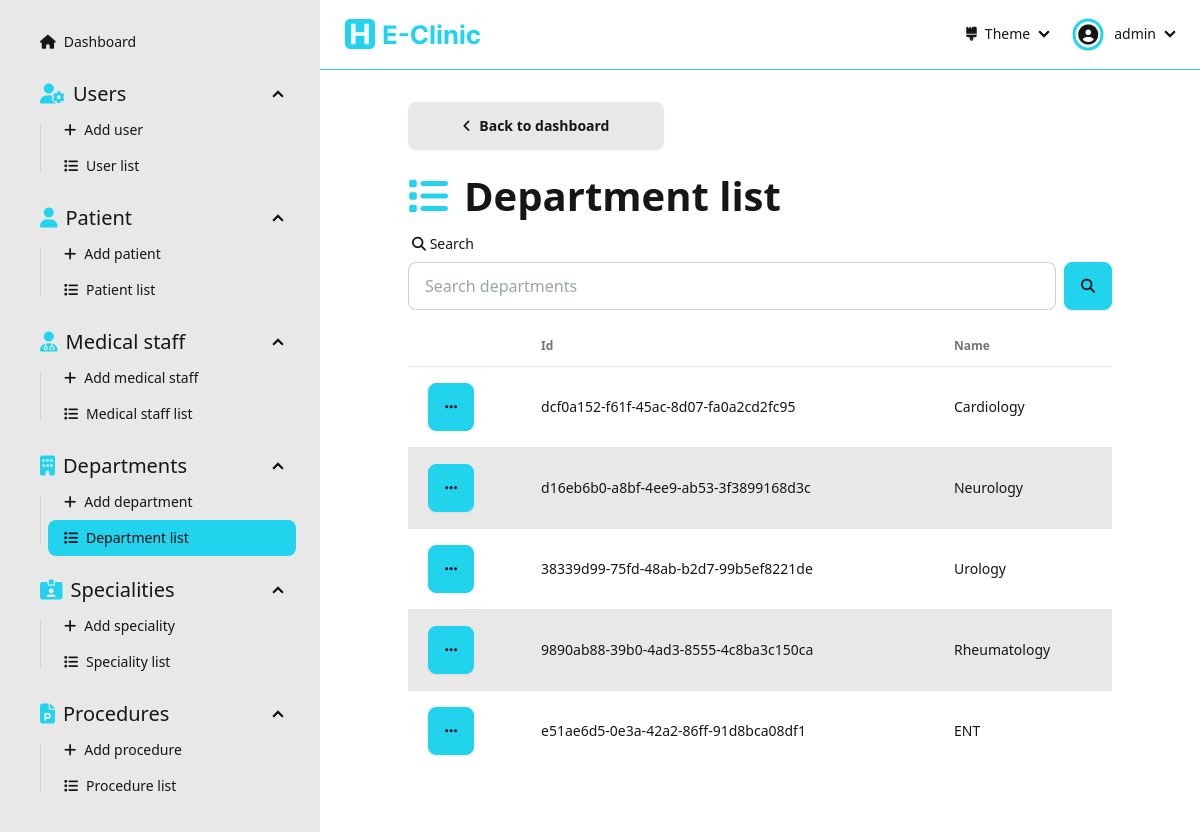
/dashboard/departments/ (signed in), run on the app's committed database.
### Dashboard/models.py (models this page shows, shortened)
class Department(models.Model):
  id = models.UUIDField(primary_key=True, default=uuid.uuid4, editable=False)
  name = models.CharField(max_length=256, null=False, unique=True)

### Dashboard/views/department.py (the view)
# urls.py: path('dashboard/departments/', department.departmentList, name='department-list'),
@login_required(login_url='sign-in')
def departmentList(request: HttpRequest):
  form = SearchForm(request.GET)
  departments = []
  if form.is_valid():
    search = form.cleaned_data['search']
    departments = Department.objects.filter(
      Q(id__icontains=search) |
      Q(name__icontains=search)
    )
  else:
    departments = Department.objects.all()
  context = { 'departments': departments, 'form': form }
  return render(request, 'pages/department/department-list.html', context=context)

### Dashboard/forms.py
class SearchForm(forms.Form):
  search  = forms.CharField(required=False)

### Dashboard/templates/pages/department/department-list.html (shortened to what this page needs)
{% extends "layouts/dashboard.html" %}
{% load static %}
{% load widget_tweaks %}
{% block dashboard_content %}
  <div class="flex flex-1 flex-col items-center pb-[5rem]">
    <div class="flex flex-1 flex-col max-w-[90%] lg:max-w-[80%] justify-start w-full">
      <div class="flex mb-[1rem]">
        <a class="btn btn-wide" href="{% url "dashboard" %}"><i class="fas fa-angle-left"></i>Back to dashboard</a>
      </div>
      <div class="text-[30pt] font-bold"><i class="fas fa-list text-primary mr-[1rem]"></i>Department list</div>
      <form action="" method="get" class="mb-[1rem]">
        <label class="form-control w-full">
          <div class="label">
            <span class="label-text"><i class="fas fa-search"></i> Search</span>
          </div>
          <div class="flex">
            {% render_field form.search placeholder="Search departments" type="text" class+="input input-bordered w-full" %}
            <button class="btn btn-primary ml-[0.5rem]"><i class="fas fa-search"></i></button>
          </div>
        </label>
      </form>
      {% if departments.count > 0 %}
      <div class="overflow-x-auto flex-1 flex items-start">
        <table class="table table-pin-rows table-pin-cols table-zebra">
          <thead>
            <tr>
              <td></td>
              <td>Id</td>
              <td>Name</td>
            </tr>
          </thead>
          <tbody>
            {% for department in departments %}
              <tr>
                <td>
                  <div class="dropdown">
                    <div tabindex="0" role="button" class="btn btn-primary m-1"><i class="fas fa-ellipsis"></i></div>
                  </div>
                </td>
                <td>{{department.id}}</td>
                <td>{{department.name}}</td>
              </tr>
            {% endfor %}
          </tbody>
        </table>
      </div>
      {% else %}
        <div class="flex flex-1 flex-col justify-center items-center h-full w-full">
          <img class="h-[30%]" src="{% static "assets/empty-list.svg" %}" alt="empty-list">
          <div class="text-[20pt]">The list is empty</div>
        </div>
      {% endif %}
    </div>
  </div>
{% endblock dashboard_content %}

### Dashboard/templates/components/navbar-dashboard.html (shortened to what this page needs)
{% load static %}
<div class="navbar bg-base-100 border-b-primary border-b-[1px] mb-[2rem] sticky top-0 z-40">
  <div class="flex-1">
    <a class="btn btn-ghost hidden md:flex" href="/dashboard">
      <img class="h-full py-[0.5rem]" src="{% static "assets/e-clinic-logo-name.svg" %}" alt="e-clinic logo">
    </a>
  </div>
  <div class="flex-none">
    <ul class="menu menu-horizontal px-1">
      <li>
        <details>
          <summary>
            <i class="fas fa-brush"></i> Theme
          </summary>
        </details>
      </li>
      <li>
        <details>
          <summary>
            <div class="rounded-full mr-[0.5rem] ring ring-primary ring-offset-base-100 ring-offset-[0.15rem] flex justify-center items-center pt-[0.05rem]">
              <i class="fas fa-user-circle text-[15pt]"></i>
            </div>
            {{user}}
          </summary>
        </details>
      </li>
    </ul>
  </div>
</div>

### data on the page
Department: id "dcf0a152-f61f-45ac-8d07-fa0a2cd2fc95", name "Cardiology"
Department: id "d16eb6b0-a8bf-4ee9-ab53-3f3899168d3c", name "Neurology"
Department: id "38339d99-75fd-48ab-b2d7-99b5ef8221de", name "Urology"
Department: id "9890ab88-39b0-4ad3-8555-4c8ba3c150ca", name "Rheumatology"
Department: id "e51ae6d5-0e3a-42a2-86ff-91d8bca08df1", name "ENT"

### other printed values
{{ user }} "admin"
